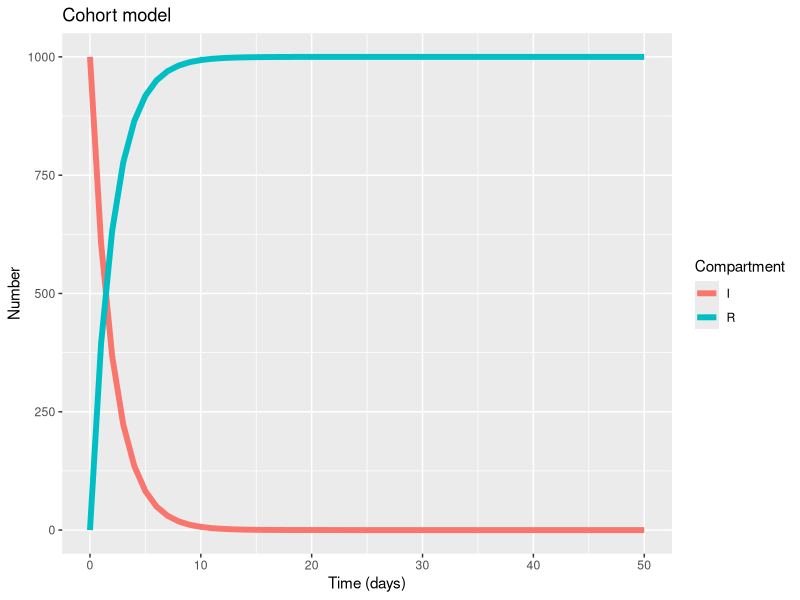
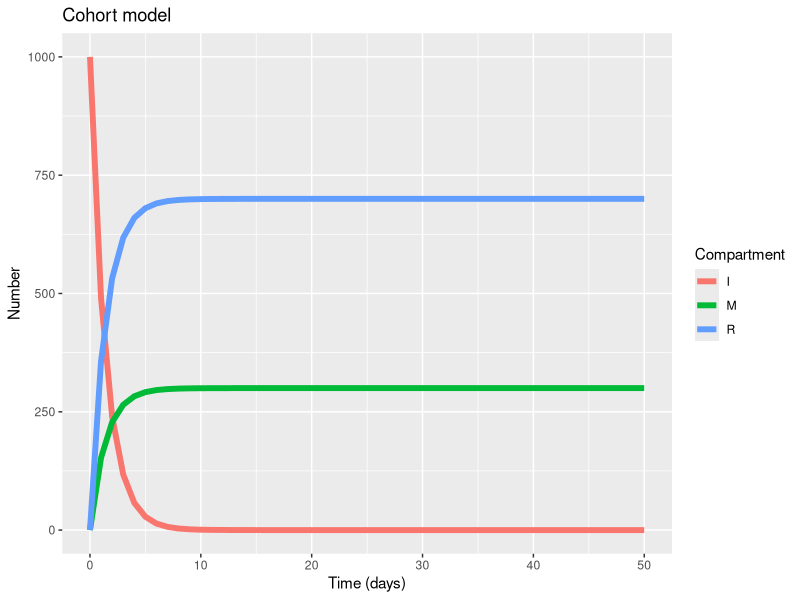
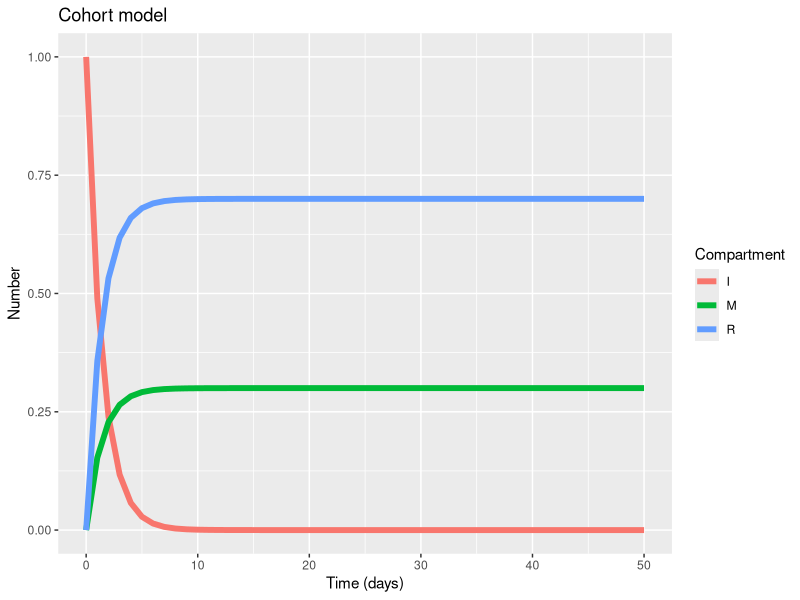

R code for these plots, in order:
## ---- chunk 1
knitr::opts_chunk$set(echo = TRUE)
## ---- chunk 2

# Load some useful packages:
library(deSolve)  # To solve differential equations 
library(reshape2) # To To manipulate our model output
library(ggplot2)  # To produce nice plots!
library(here)     # To ensure that we always are in our working directory


###################
#  Now let's code our  cohort model 

# We will call our tota population N. Let's create a parameter for N
N <- 1000

### Some model inputs

# Initial conditions: The cohort mode we want to code has two satges, I Infected  and R (recovered) 

# Lets create a vector that contains the state variables of the model

initial_state_values <- c(
                          I = N,
                          R = 0)           

# Note that we assign we assign initial values to model compartments I and R

# Parameter values per day: We now that the infectious period is on average 2 days
# According to that we can express the recovery rate (gamma) as follows:

parameters <- c(gamma = 1/2)


# TIMESTEPS:

# This is a Vector storing the sequence of timesteps to solve the model at
times <- seq(from = 0, to = 50, by = 1)   # from 0 to 50 days in daily intervals


### Now code the model ! 

## ODEs 
# The model function below takes as input arguments 
# (in the following order): time, state and parameters
# Note how the differential equations are coded and compare to your notes ! 

cohort_model <- function(time, state, parameters) {  
  
  with(as.list(c(state, parameters)), {     
    
    # Calculating the total population size N (the sum of the number of people in each compartment)
    N <- I+R
    
    # The differential equations
    dI  <- -gamma * I     
    dR <- gamma * I

    return(list(c(dI, dR))) 
  })
  
}

## ---- chunk 3
## MODEL OUTPUT (Solving the differential equations using the ode integration algorithm)

# We use the function ode (from deSolve package) and pass the system and parameters 
# that we have created above

# The model output will be stored in the data frame output1

output1 <- as.data.frame(ode(y = initial_state_values, 
                             times = times, 
                             func = cohort_model,
                             parms = parameters))

# Let's give the output a look by typing output1 in the console

# You see that each state variable (I and R) have each one a column
# For plotting this results we what we call long format, so let's use the rehsape 
# package and function "melt" to get our output in that format

# turn output data set into long format
output1_long <- melt(as.data.frame(output1), id = "time")                  

# Let's give the output a look by typing output1_long in the console


## Plot model out

# Plot the number of people in the I and R compartments over time
ggplot(data = output1_long,                                              # specify object containing data to plot
       aes(x = time, y = value, colour = variable, group = variable)) +  # assign columns to axes and groups
  geom_line(size=2) +                                                    # represent data as lines
  xlab("Time (days)")+                                                   # add label for x axis
  ylab("Number") +                                                       # add label for y axis
  labs(colour = "Compartment",                                           # add legend title  
  title = "Cohort model")  




## ---- chunk 4
## Add mortality to our cohort model 

# Population size:
N <- 1000

# MODEL INPUTS:

# Initial conditions
initial_state_values <- c(
  I = N,
  M = 0,
  R = 0)           

# Parameter values per day

# For a CFR of 30% , what is mu? 

mu= 0.5*0.3/(1-0.3) # gamma*CFR/(1-CFR)

parameters <- c(gamma = 1/2, mu)

# TIMESTEPS:

# Vector storing the sequence of timesteps to solve the model at
times <- seq(from = 0, to = 50, by = 1)   # from 0 to 365 days in daily intervals

# MODEL FUNCTION: 

# The model function takes as input arguments (in the following order): time, state and parameters
cohort_model2 <- function(time, state, parameters) {  
  
  with(as.list(c(state, parameters)), {     
    
    # Calculating the total population size N (the sum of the number of people in each compartment)
    N <- I+R
    
    # The differential equations
    dI <- -(gamma+mu) * I     
    dM <- I*mu
    dR <- gamma * I
    
    return(list(c(dI, dM, dR))) 
  })
  
}

# MODEL OUTPUT (solving the differential equations):

# Solving the differential equations using the ode integration algorithm
output2 <- as.data.frame(ode(y = initial_state_values, 
                             times = times, 
                             func = cohort_model2,
                             parms = parameters))


# turn output dataset into long format
output2_long <- melt(as.data.frame(output2), id = "time")                 


# Plot the new output
ggplot(data = output2_long,                                               
       aes(x = time, y = value, colour = variable, group = variable)) +  
  geom_line(size=2) +                                                          
  xlab("Time (days)")+                                                   
  ylab("Number") +                                                       
  labs(colour = "Compartment",                                          
       title = "Cohort model")    
## ---- chunk 5
# For that, we might want to see the proportion of poeple in each compartment

output3_long<- output2_long
output3_long$value<-output2_long$value/N


# Plot the proportion of people in the S, I and R compartments over time
ggplot(data = output3_long,                                               
       aes(x = time, y = value, colour = variable, group = variable)) +  
  geom_line(size=2) +                                                        
  xlab("Time (days)")+                                                  
  ylab("Number") +                                                      
  labs(colour = "Compartment",                                          
       title = "Cohort model")  

# Can you tell from the graph what proportion of people have died as a result of the disease?
